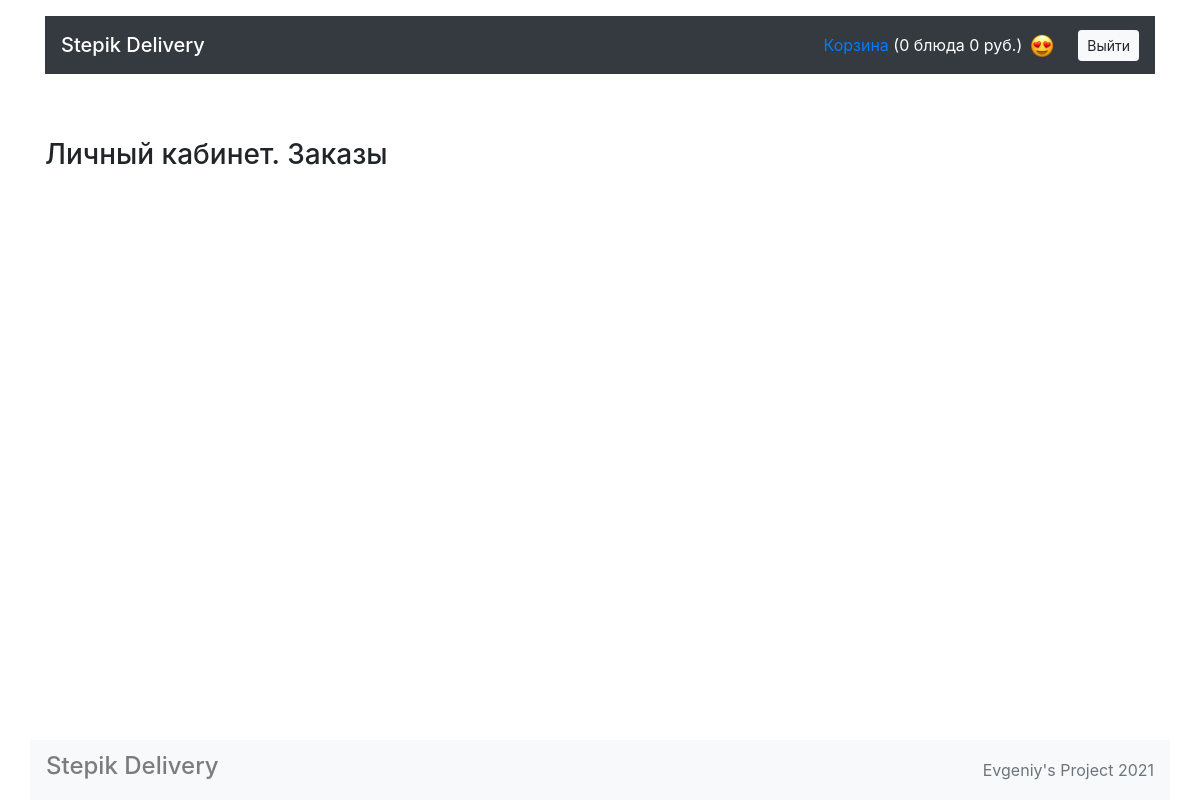
The app's page /account/ (signed in), older data.
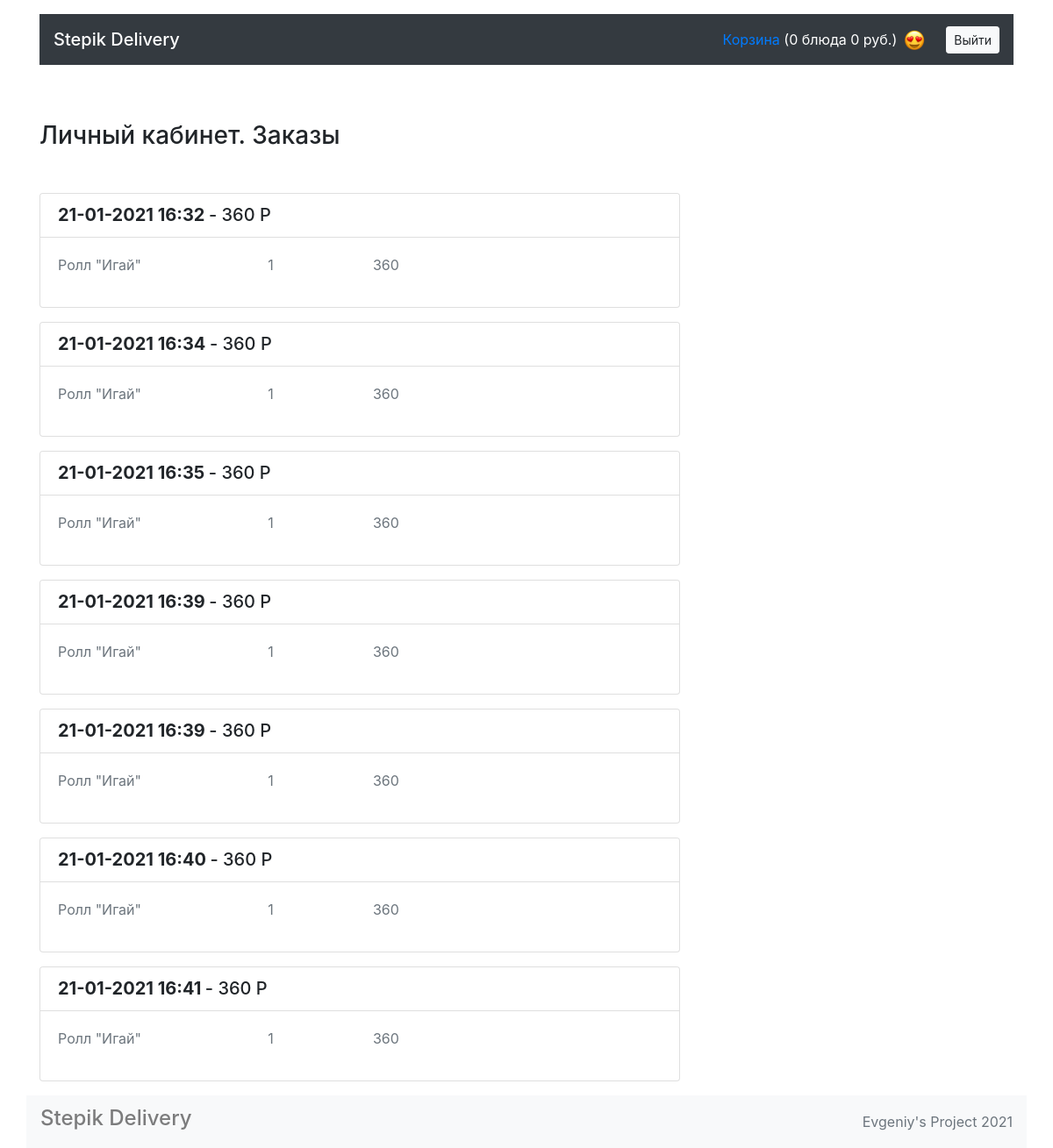
The same page, newer data.
### models.py (models this page shows)
class Order(db.Model):
    __tablename__ = 'orders'
    id = db.Column(db.Integer, primary_key=True)
    data = db.Column(db.DateTime, nullable=False)
    total = db.Column(db.Integer, nullable=False)
    status = db.Column(db.Boolean, nullable=False)
    email = db.Column(db.String, nullable=False)
    phone = db.Column(db.String(), nullable=False)
    address = db.Column(db.String(), nullable=False)
    dishes = db.relationship("Dish", secondary=orders_dishes_association, back_populates="orders")
    user_id = db.Column(db.Integer, db.ForeignKey("users.id"))
    user = db.relationship("User", back_populates="orders")

class Dish(db.Model):
    __tablename__ = 'dishes'
    id = db.Column(db.Integer, primary_key=True)
    title = db.Column(db.String(), nullable=False)
    price = db.Column(db.Integer, nullable=False)
    description = db.Column(db.String(), nullable=False)
    picture = db.Column(db.String(), nullable=False)
    category_id = db.Column(db.Integer(), db.ForeignKey("categories.id"))
    category = db.relationship('Category', back_populates="dishes")
    orders = db.relationship("Order", secondary=orders_dishes_association, back_populates="dishes")

### views.py (the view)
@app.route('/account/')
def render_account():
    user_id = session.get("user_id")
    if not user_id:
        return redirect('/')
    order_cart = session.get("cart", [])
    order_sum = session.get("sum", 0)
    is_auth = True
    user = db.session.query(User).get_or_404(user_id)
    return render_template('account.html',
                           is_auth=is_auth,
                           order_cart=order_cart,
                           order_sum=order_sum,
                           orders=user.orders)

### templates/account.html (shortened to what this page needs)
  {% extends 'base.html' %}
  {% block container %}
    <section class="row">
      <div class="col-12 col-lg-8">
        <h1 class="h3 my-5">Личный кабинет. Заказы</h1>
        {% for order in orders %}
        <div class="card">
          <ul class="list-group list-group-flush">
            <li class="list-group-item">
              <div class="row">
                <div class="col-7 col-lg-9">
                  <span class="h5 font-weight-bold">{{ order.data.strftime("%d-%m-%Y %H:%M") }}</span>
                  <span class="h5">- {{ order.total }} P</span>
                </div>
              </div>
            </li>
            <div class="card-body">
              <div class="row">
                {% for dish in order.dishes %}
                <p class="col-4 text-muted">{{ dish.title }}</p>
                <p class="col-2 text-muted"> 1</p>
                <p class="col-6 text-muted"> {{ dish.price }} </p>
                {% endfor %}
              </div>
            </div>
          </ul>
        </div>
        {% endfor %}
      </div>
    </section>
{% endblock %}

Row changes from the older to the newer data that the page shows:
added Order: data "21-01-2021 16:32", total "360"
now on this page (row unchanged): Dish: title "Ролл \"Игай\"", price "360"
added Order: data "21-01-2021 16:34", total "360"
added Order: data "21-01-2021 16:35", total "360"
added Order: data "21-01-2021 16:39", total "360"
added Order: data "21-01-2021 16:39", total "360"
added Order: data "21-01-2021 16:40", total "360"
added Order: data "21-01-2021 16:41", total "360"
